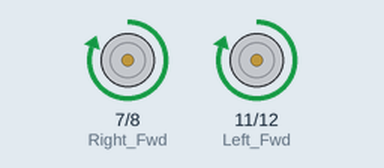
This sketch was run on a simulated Arduino Uno, built with avr-gcc and run on an emulated ATmega328P. On the bench: motor-driver pin pairs drawn as motors (green arrow = first pin HIGH = forward, orange = second pin HIGH = backward, longer = more drive, scaled by the enable pin).

Above: at 2.5 s.
At 5.5 s:
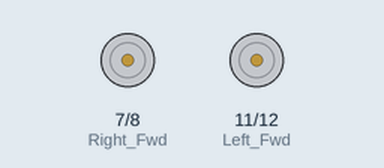
At 7.0 s:
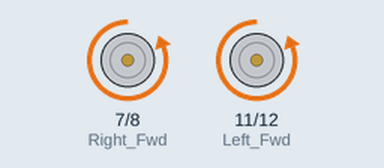
Timing chart, 0 to 10.4 s (numbered marks = the images above):
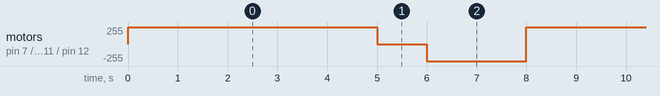

The sketch:

Story_3.ino
```cpp
// C++ code
//
const int Left_Rev = 12;
const int Left_Fwd = 11;
const int Left_Enable=10;
const int Right_Enable=9;
const int Right_Rev =8;
const int Right_Fwd=7;
void setup()
{
  pinMode(Left_Rev, OUTPUT);
  pinMode(Left_Fwd,OUTPUT);
  pinMode(Left_Enable,OUTPUT);
  pinMode(Right_Enable,OUTPUT);
  pinMode(Right_Rev,OUTPUT);
  pinMode(Right_Fwd,OUTPUT);
}

void loop()
{
  digitalWrite(Left_Enable, HIGH);
  digitalWrite(Right_Enable, HIGH);
  digitalWrite(Left_Fwd, HIGH);
  digitalWrite(Right_Fwd, HIGH);
  digitalWrite(Left_Rev, LOW);
  digitalWrite(Right_Rev, LOW);
  delay(5000);

  digitalWrite(Left_Enable, LOW);
  digitalWrite(Right_Enable, LOW);
  digitalWrite(Left_Fwd, LOW);
  digitalWrite(Right_Fwd, LOW);
  digitalWrite(Left_Rev, LOW);
  digitalWrite(Right_Rev, LOW);
  delay(1000);

  digitalWrite(Left_Enable, HIGH);
  digitalWrite(Right_Enable, HIGH);
  digitalWrite(Left_Fwd, LOW);
  digitalWrite(Right_Fwd, LOW);
  digitalWrite(Left_Rev, HIGH);
  digitalWrite(Right_Rev, HIGH);
  delay(2000);
}
```

Measured:
- by itself, motor on pin 7 (Right_Fwd) / pin 8 (Right_Rev), motor on pin 11 (Left_Fwd) / pin 12 (Left_Rev): repeats every 8.0 s: stopped 1.0 s, backward 255/255 2.0 s, forward 255/255 5.0 s
